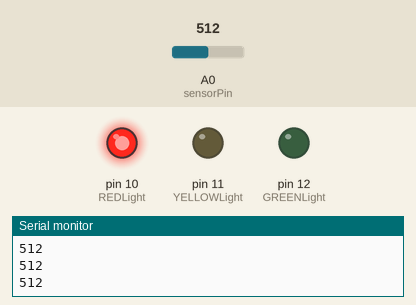
Simulated run of this sketch. Board: Arduino Uno, built with avr-gcc and run on an emulated ATmega328P. On the bench: output pins drawn as LEDs (lit = HIGH), the last lines printed to the serial monitor. The inputs (shaded band) are chosen by the test bench; at power-on: A0 (sensorPin) = 512.

Above: at 1.3 s.
1.4 s: A0 (sensorPin) set to 290
At 2.5 s:
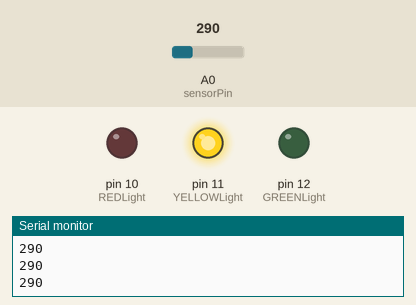
3.0 s: A0 (sensorPin) set to 0
At 4.1 s:
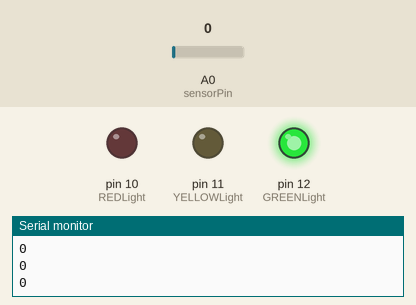
4.7 s: A0 (sensorPin) set to 20
At 5.0 s:
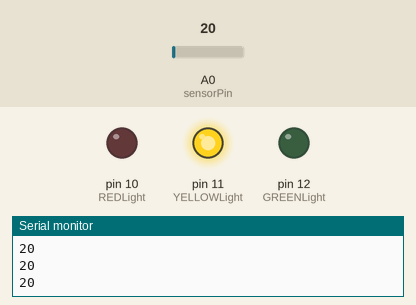
6.2 s: A0 (sensorPin) set to 306
At 7.3 s:
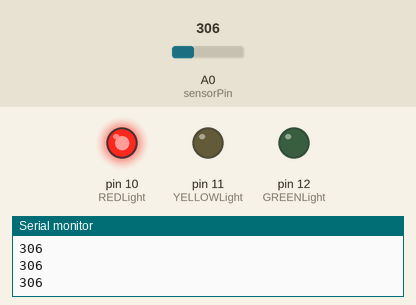
Timing chart, 0 to 8.7 s (numbered marks = the images above; inputs shaded):
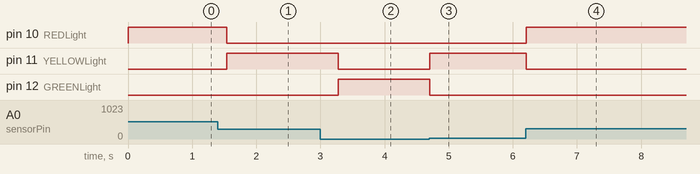

Measured:
- after the input at 1.4 s, pin 10 (REDLight): HIGH → LOW after 0.14 s; pin 11 (YELLOWLight): LOW → HIGH after 0.14 s
- after the input at 3.0 s, pin 11 (YELLOWLight): HIGH → LOW after 0.28 s; pin 12 (GREENLight): LOW → HIGH after 0.28 s
- after the input at 4.7 s, pin 11 (YELLOWLight): LOW → HIGH at once; pin 12 (GREENLight): HIGH → LOW at once
- after the input at 6.2 s, pin 10 (REDLight): LOW → HIGH at once; pin 11 (YELLOWLight): HIGH → LOW at once

The sketch:

Light_Senor_and_LEDs_-_Activity.ino
```cpp
int sensorPin = A0;   // select the *analog zero* input pin for probing the photoresistor
//int onboardLED = 13;  // select the pin for the HERO's built-in LED
int sensorValue = 0;  // variable that we'll use to store the value reading from the sensor
int REDLight = 10;
int YELLOWLight = 11;
int GREENLight = 12;
void setup() {
  // put your setup code here, to run once:
 Serial.begin(9600);
 //pinMode(onboardLED, OUTPUT);
 pinMode(REDLight, OUTPUT);
 pinMode(YELLOWLight, OUTPUT);
 pinMode(GREENLight, OUTPUT);


}

void loop() {
   // Pulse the builtin LED for a time determined by the sensor
  sensorValue = analogRead(sensorPin);

  if(sensorValue < 10){
    digitalWrite(GREENLight, HIGH);
  }
  else{
     digitalWrite(GREENLight, LOW);
  }
   if (sensorValue > 10 && sensorValue < 300)
  {
    digitalWrite(YELLOWLight, HIGH);

  }
  else{
     digitalWrite(YELLOWLight, LOW);
  }

  if  (sensorValue > 300)
 {
   digitalWrite(REDLight, HIGH);

 }
 else
 {
    digitalWrite(REDLight, LOW);
 }


   // Read the analog sensor value and send it to serial
  Serial.println(sensorValue);
  delay(sensorValue);

}
```
